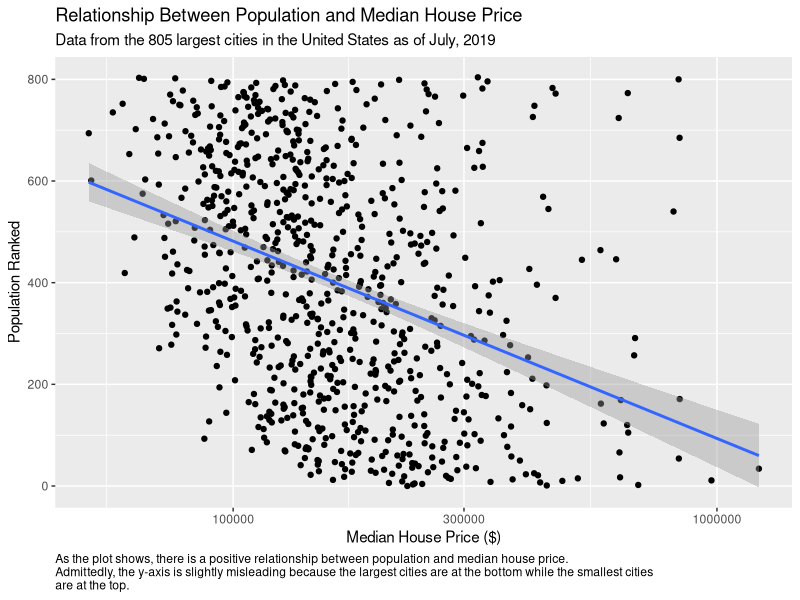

This chart was generated by the following R code:
## ---- chunk 1
knitr::opts_chunk$set(echo = FALSE)
options(scipen = 999)
library(tidyverse)
library(dplyr)
library(ggplot2)
## ---- chunk 2
zillow_data <- read.csv("Metro_Zhvi_SingleFamilyResidence.csv")
## ---- chunk 3

#I just made a simple ggplot with geom point to observe the relationship between population and median home value at one point in time. Logged the x axis because I thought that made the data easier to visualize because there were several cities with extremely high median home values. 

zillow_data %>%
  ggplot(aes(x=X2019.08, y=SizeRank)) +
    geom_point() +
    scale_x_log10() + 
    geom_smooth(method = "lm") +
    labs(title = "Relationship Between Population and Median House Price",
         subtitle = "Data from the 805 largest cities in the United States as of July, 2019",
         x = "Median House Price ($)",
         y = "Population Ranked",
         caption = "As the plot shows, there is a positive relationship between population and median house price.\nAdmittedly, the y-axis is slightly misleading because the largest cities are at the bottom while the smallest cities\nare at the top.") +
  theme(
    plot.caption = element_text(hjust = 0)
  )
